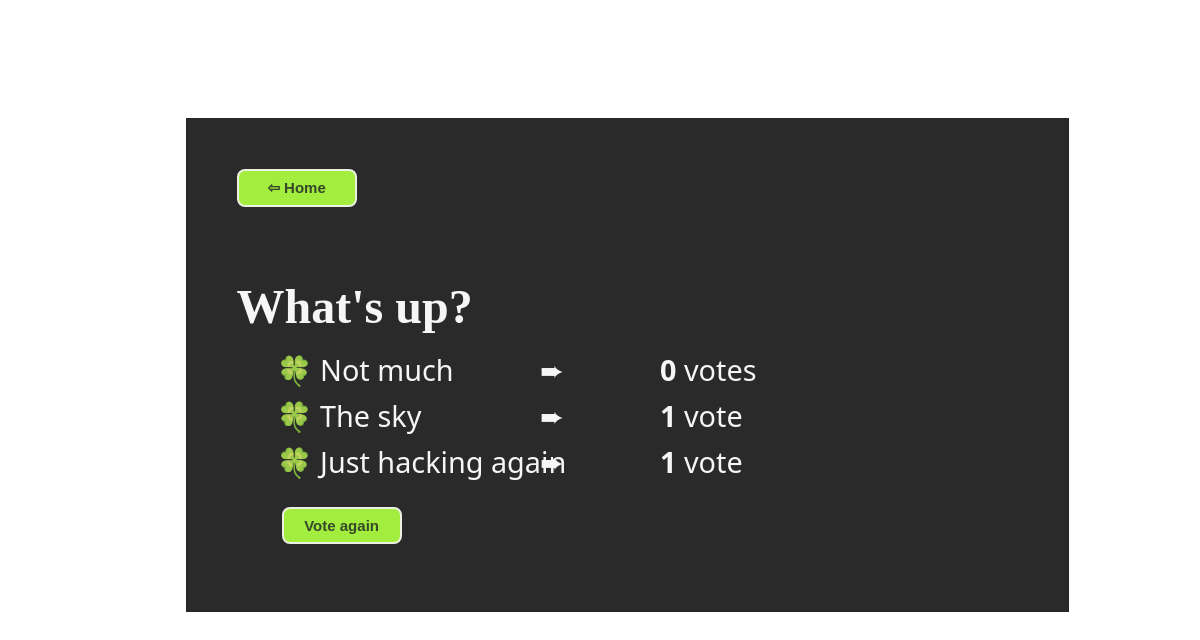
The app's page /polls/1/results/, older data.
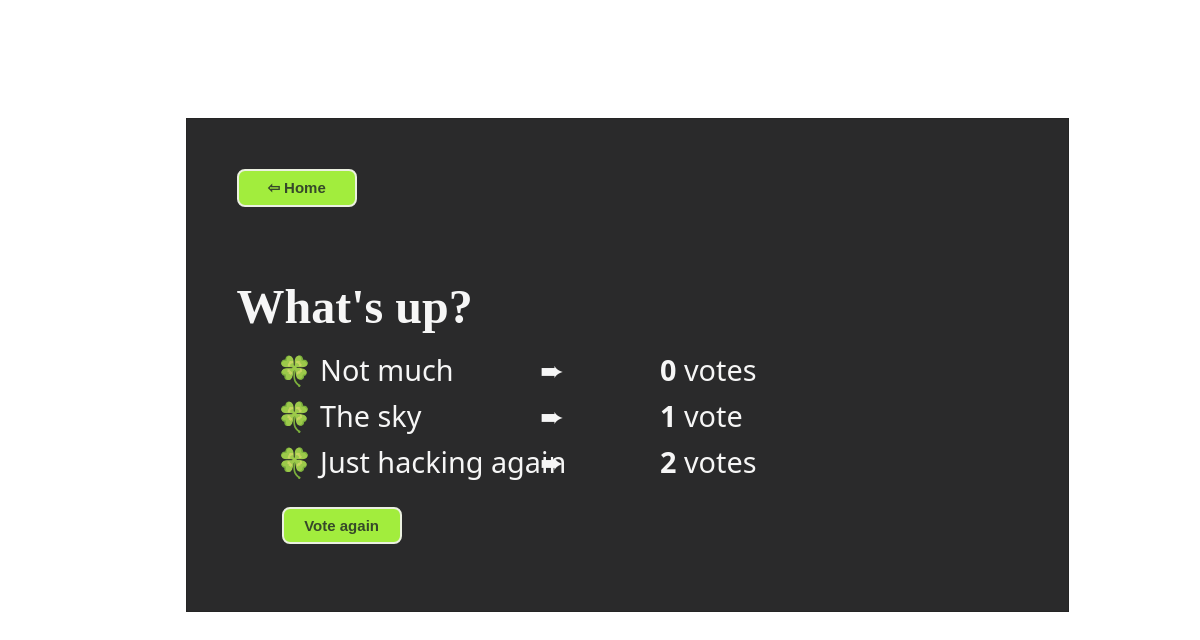
The same page, newer data.
### polls/models.py (models this page shows, shortened)
class Choice(models.Model):
    question = models.ForeignKey(Question, on_delete=models.CASCADE)
    choice_text = models.CharField(max_length=200)
    votes = models.IntegerField(default=0)

### polls/views.py (the view)
# urls.py: path("<int:pk>/results/", views.ResultsView.as_view(), name="results"),
class ResultsView(generic.DetailView):
    model = Question
    template_name = "polls/results.html"

### polls/templates/polls/results.html (shortened to what this page needs)
{% load static %}
<link rel="stylesheet" type="text/css" href="{% static 'polls/style.css' %}" />
<head>
</head>
<body>
  <div class="box">
    <form action="{% url 'polls:index' %}">
      <button id="homeBtn" type="submit">⇦ Home</button>
    </form>
    <h1>{{ question.question_text }}</h1>
    <ul class="result">
      {% for choice in question.choice_set.all %}
      <li>
        🍀 {{ choice.choice_text }}
        <span id="icon">
          ➨
        </span>
        <span id="voteNum">
          <b>{{ choice.votes }}</b> vote{{choice.votes|pluralize}}
        </span>
      </li>
      {% endfor %}
    </ul>
    <form action="{% url 'polls:detail' question.id %}">
      <button id="btn" type="submit">Vote again</button>
    </form>
  </div>
</body>

Row changes from the older to the newer data that the page shows:
changed Choice "Just hacking again": votes "1" → "2"
